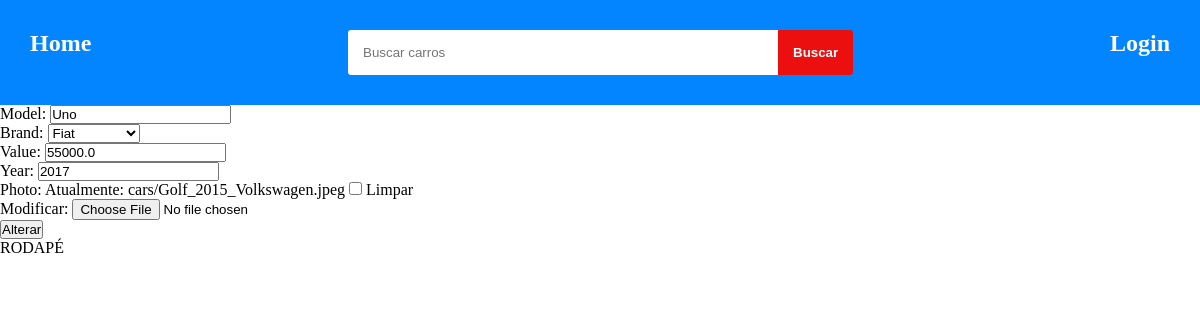
/car_update/2/, run on an earlier commit of the app's database.
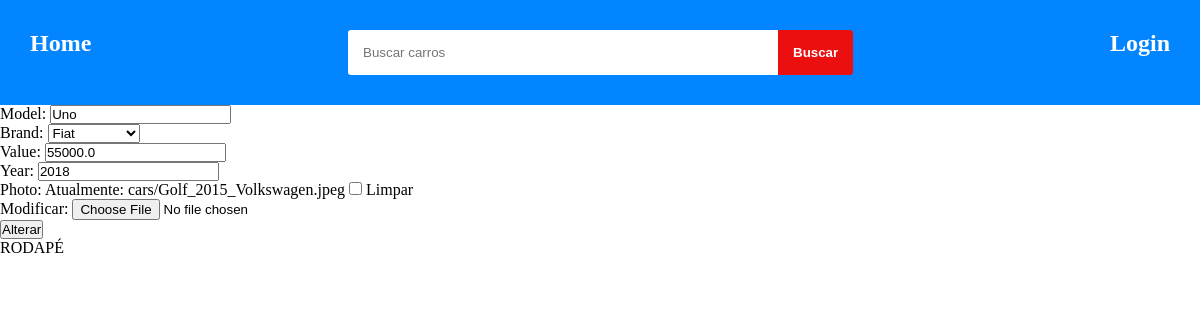
And on a later commit of the database.
### cars/models.py (models this page shows, shortened)
class Car(models.Model):
    id = models.AutoField(primary_key=True)
    model = models.CharField(max_length=200)
    brand = models.ForeignKey(Brand, on_delete=models.PROTECT, null=True) #Chave estrangeira
    value = models.FloatField(blank=True, null=True)
    year = models.IntegerField(blank=True, null=True)
    photo = models.ImageField(upload_to='cars/', blank=True, null=True) # pasta onde será feito o upload da imagem

### cars/views.py (the view, shortened to what this page needs)
# urls.py: path('car_update/<int:pk>/', CarUpdateView.as_view(), name='car_update'),
class CarUpdateView(View):
    def get(self, request, pk):
        car = Car.objects.get(pk=pk)
        form = CarModelForm(instance=car)
        return render(
            request,
            'car_update.html',
            {'form': form}
        )

### cars/form.py (shortened to what this page needs)
class CarModelForm(forms.ModelForm):
    class Meta:
        model = Car # Especifica o modelo ao qual o formulario estará vinculado.
        fields = '__all__' # Define os campos do modelo que deve ser incluido no formulario

### cars/models.py (called while the page is built)
    def __str__(self):
        return self.name

### cars/templates/car_update.html (shortened to what this page needs)
{% extends "base.html" %}
{% block content %}
    <form method="post" >
        {{form.as_p}}
        <button type="submit">Alterar</button>
    </form>
{% endblock %}

What changed in the data, as far as the page shows it:
changed Car "Uno": year "2017" → "2018"
